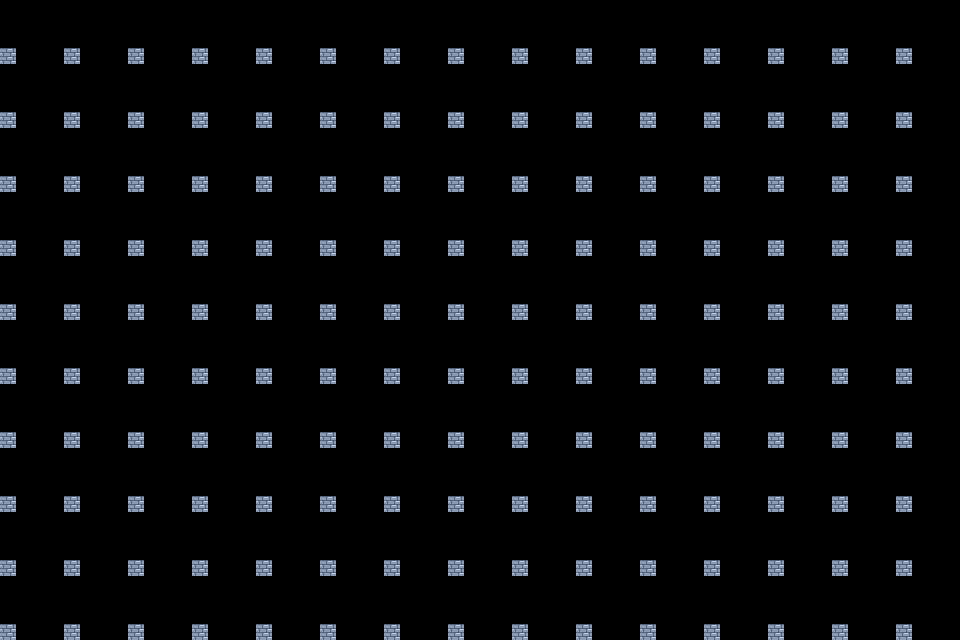

Tiled map render using the project's own tile images. Description and the whole map definition, tile-layer contents included, below:
An orthogonal 15x10 tile map with 64x64 px tiles, 1 tile layer (Tile Layer 1).

<map version="1.9" tiledversion="1.9.1" orientation="orthogonal" renderorder="right-down" width="15" height="10" tilewidth="64" tileheight="64" infinite="0" nextlayerid="2" nextobjectid="1">
 <tileset firstgid="1" source="sampleSheet.tsx" />
 <layer id="1" name="Tile Layer 1" width="15" height="10">
  <data encoding="csv">
41,41,41,41,41,41,41,41,41,41,41,41,41,41,41,
41,41,41,41,41,41,41,41,41,41,41,41,41,41,41,
41,41,41,41,41,41,41,41,41,41,41,41,41,41,41,
41,41,41,41,41,41,41,41,41,41,41,41,41,41,41,
41,41,41,41,41,41,41,41,41,41,41,41,41,41,41,
41,41,41,41,41,41,41,41,41,41,41,41,41,41,41,
41,41,41,41,41,41,41,41,41,41,41,41,41,41,41,
41,41,41,41,41,41,41,41,41,41,41,41,41,41,41,
41,41,41,41,41,41,41,41,41,41,41,41,41,41,41,
41,41,41,41,41,41,41,41,41,41,41,41,41,41,41
</data>
 </layer>
</map>
